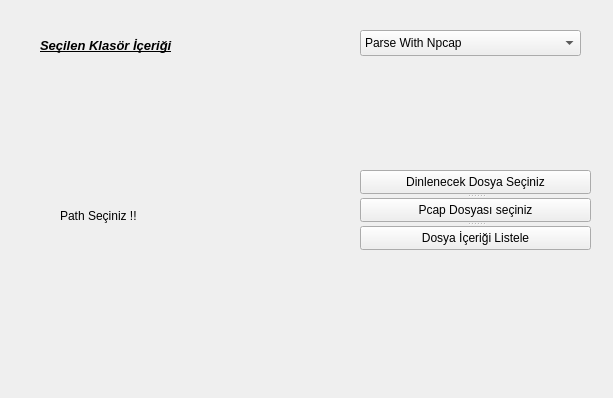
<?xml version="1.0" encoding="UTF-8"?>
<ui version="4.0">
 <class>mainwindow</class>
 <widget class="QWidget" name="mainwindow">
  <property name="geometry">
   <rect>
    <x>0</x>
    <y>0</y>
    <width>613</width>
    <height>398</height>
   </rect>
  </property>
  <property name="windowTitle">
   <string>mainwindow</string>
  </property>
  <widget class="QLabel" name="selectedDirectoryLabel">
   <property name="geometry">
    <rect>
     <x>60</x>
     <y>60</y>
     <width>231</width>
     <height>311</height>
    </rect>
   </property>
   <property name="font">
    <font>
     <pointsize>9</pointsize>
    </font>
   </property>
   <property name="text">
    <string>Path Seçiniz !! </string>
   </property>
  </widget>
  <widget class="QLabel" name="label">
   <property name="geometry">
    <rect>
     <x>40</x>
     <y>30</y>
     <width>361</width>
     <height>31</height>
    </rect>
   </property>
   <property name="font">
    <font>
     <pointsize>10</pointsize>
     <italic>true</italic>
     <bold>true</bold>
     <underline>true</underline>
    </font>
   </property>
   <property name="text">
    <string>Seçilen Klasör İçeriği</string>
   </property>
  </widget>
  <widget class="QSplitter" name="splitter">
   <property name="geometry">
    <rect>
     <x>360</x>
     <y>170</y>
     <width>231</width>
     <height>80</height>
    </rect>
   </property>
   <property name="sizePolicy">
    <sizepolicy hsizetype="Preferred" vsizetype="Expanding">
     <horstretch>100</horstretch>
     <verstretch>100</verstretch>
    </sizepolicy>
   </property>
   <property name="maximumSize">
    <size>
     <width>16777215</width>
     <height>82</height>
    </size>
   </property>
   <property name="orientation">
    <enum>Qt::Orientation::Vertical</enum>
   </property>
   <widget class="QPushButton" name="selectDirectoryButton">
    <property name="text">
     <string>Dinlenecek Dosya Seçiniz</string>
    </property>
   </widget>
   <widget class="QPushButton" name="parsePcap">
    <property name="text">
     <string>Pcap Dosyası seçiniz</string>
    </property>
   </widget>
   <widget class="QPushButton" name="pButton">
    <property name="text">
     <string>Dosya İçeriği Listele</string>
    </property>
   </widget>
  </widget>
  <widget class="QComboBox" name="comboBox">
   <property name="geometry">
    <rect>
     <x>360</x>
     <y>30</y>
     <width>221</width>
     <height>26</height>
    </rect>
   </property>
   <property name="currentIndex">
    <number>0</number>
   </property>
   <item>
    <property name="text">
     <string>Parse With Npcap</string>
    </property>
   </item>
   <item>
    <property name="text">
     <string>Parse With PcapPlusPlus</string>
    </property>
   </item>
  </widget>
 </widget>
 <resources/>
 <connections/>
</ui>
